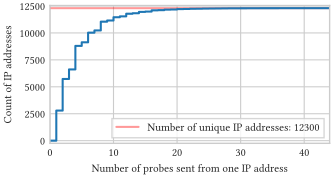

Generate this figure with Python:
#!/usr/bin/env python3

from collections import Counter
import getopt
import os.path
import sys

import matplotlib.pyplot as plt
import numpy as np
import pandas as pd

import common

FIGSIZE = (common.COLUMNWIDTH, 1.75)

source_ip = []
_, (output_filename, *input_filenames) = getopt.gnu_getopt(sys.argv[1:], "")
for filename in input_filenames:
    _, ext = os.path.splitext(filename)
    if ext == ".txt":
        with open(filename) as f:
            source_ip.extend(line.strip() for line in f)
    elif ext == ".csv":
        source_ip.extend(pd.read_csv(filename, sep=";")["ip_src"])
    else:
        raise ValueError(f"unrecognized input filename extension in {filename}")

counter_of_source_ip = Counter(source_ip)
print(counter_of_source_ip.most_common(10))

ip_occurrences = list(counter_of_source_ip.values())
ip_occurrences.sort()

prober_ips = list(counter_of_source_ip.keys())
total_number_of_unique_prober_ip = len(prober_ips)

fig = plt.figure(figsize=FIGSIZE)
ax = plt.axes()
ax.margins(0, 0.02)

ax.axhline(y=total_number_of_unique_prober_ip,
    label="Number of unique IP addresses: {}".format(total_number_of_unique_prober_ip),
    color="r", alpha=0.4)

c = Counter(ip_occurrences)
x = [elem[0] for elem in sorted(c.items())]
n = [elem[1] for elem in sorted(c.items())]
ax.step([0] + x, np.cumsum([0] + n), where="post")

ax.set(xlabel="Number of probes sent from one IP address", ylabel="Count of IP addresses")
plt.legend()

fig.subplots_adjust(left=0.15, bottom=0.18, right=0.99, top=0.97)
plt.savefig(output_filename, metadata={"CreationDate": None})
